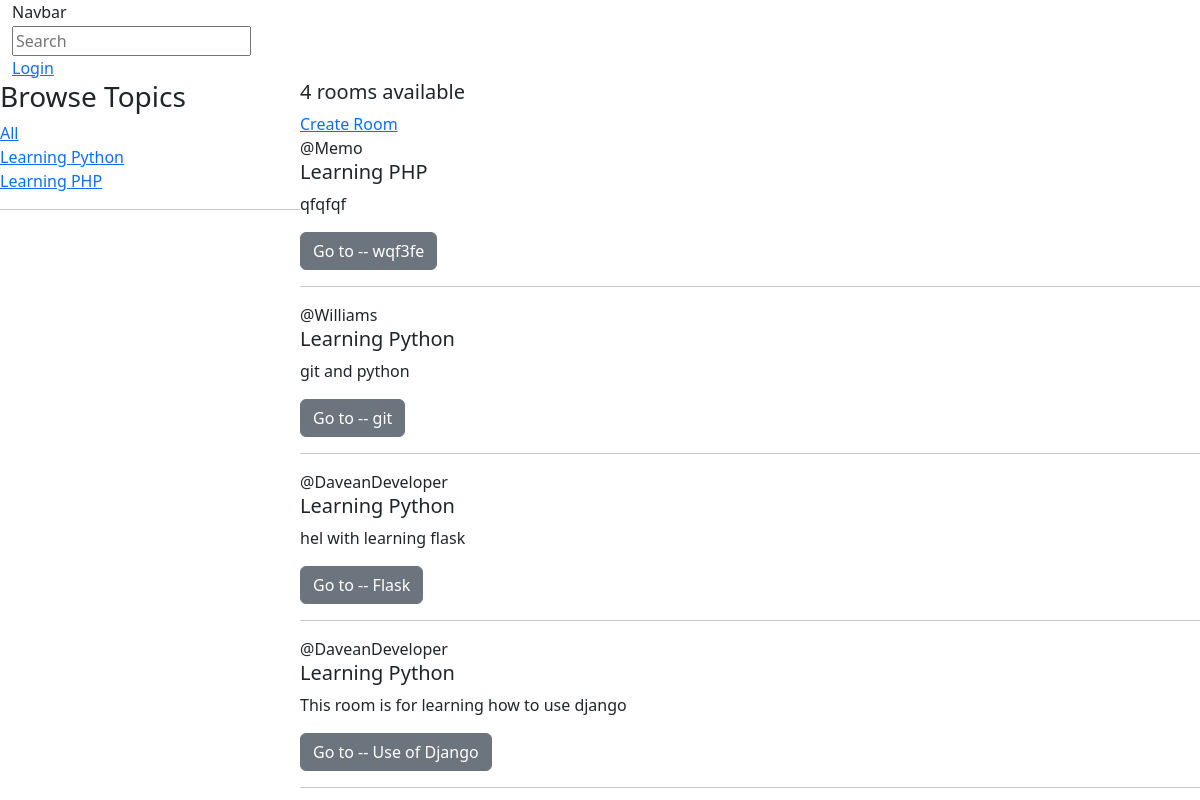
The app's page /, older data.
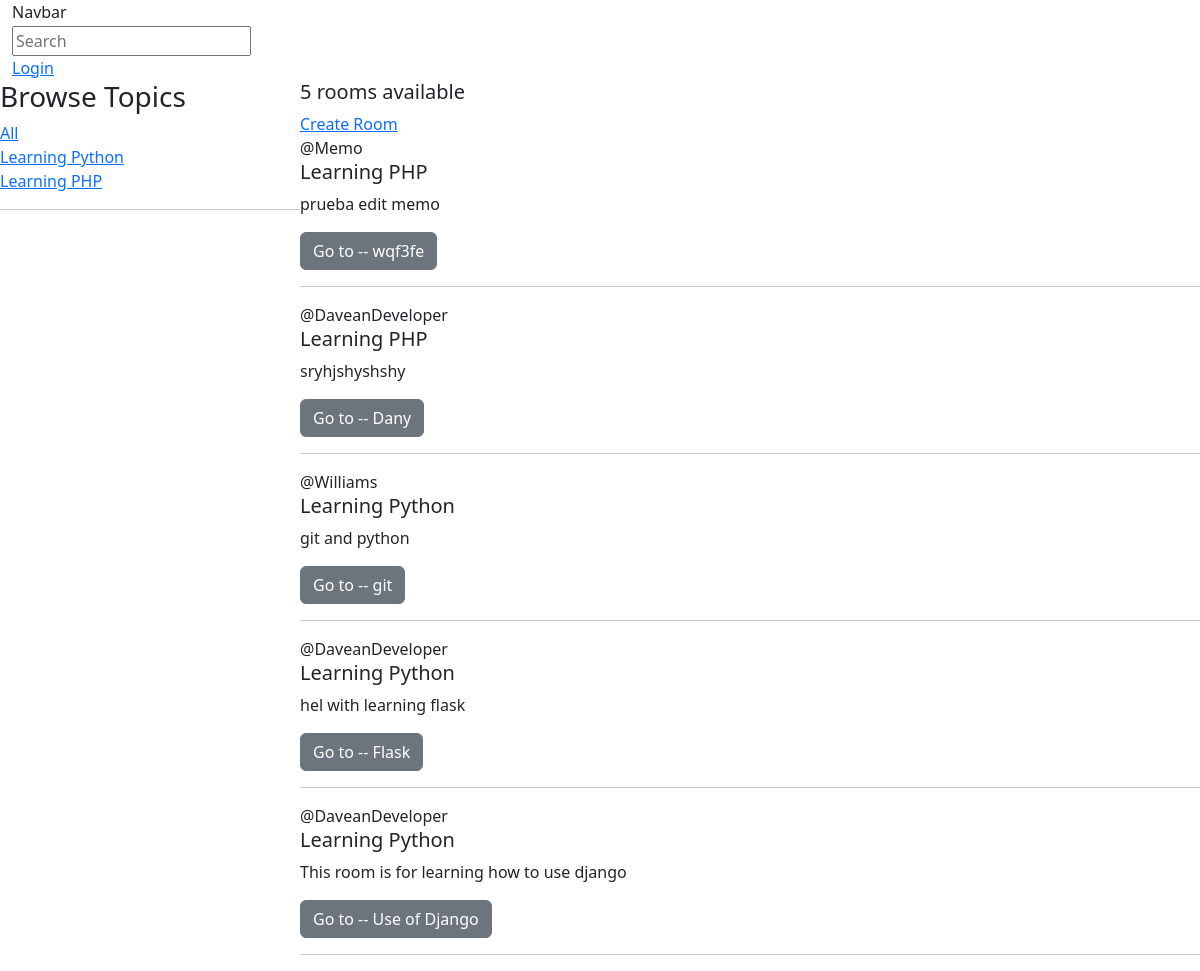
The same page, newer data.
### base/models.py (models this page shows, shortened)
class Topic(models.Model):
    name = models.CharField(max_length=200)
    def __str__(self):
        return self.name

class Room(models.Model):
    host = models.ForeignKey(User, on_delete=models.SET_NULL, null=True)
    topic = models.ForeignKey(Topic, on_delete=models.SET_NULL, null=True)
    name = models.CharField(max_length=200)
    description = models.TextField(null=True, blank=True)
    updated = models.DateTimeField(auto_now=True)
    created = models.DateTimeField(auto_now_add=True)
    class Meta:
        ordering = ['-updated', '-created']

### base/views.py (the view)
# urls.py: path('', views.home, name='home'),
def home(request):
    query = request.GET.get('query') if request.GET.get('query') != None else ''
    rooms = Room.objects.filter(
        Q(host__username__icontains=query) |
        Q(topic__name__icontains=query) |
        Q(name__icontains=query) |
        Q(description__icontains=query)
        )
    room_count = rooms.count()
    topics = Topic.objects.all()
    context = {'rooms':rooms, 'topics':topics, 'room_count':room_count}
    return render(request, 'base/home.html', context)

### base/templates/base/home.html (shortened to what this page needs)
{% include 'header.html' %}
{% include 'navbar.html' %}
<div class="home-container">
    <div>
        <h3>Browse Topics</h3>
            <div>
                <a href="{% url 'home' %}">All</a>
            </div>
        {% for topic in topics %}
            <div>
                <a href="{% url 'home' %}?query={{topic.name}}">{{topic.name}}</a>
            </div>
        {% endfor %}
        <hr>
    </div>
    <div>
        <h5>{{room_count}} rooms available</h5>
        <a href="{% url 'create-room' %}">Create Room</a>
        {% for room in rooms %}
            <div>
                @{{room.host.username}}
                <h5>{{room.topic}}</h5>
                <p>{{room.description}}</p>
                <a href="{% url 'room' room.id %}" class="btn btn-secondary">Go to -- {{room.name}}</a>
                <hr>
            </div>
        {% endfor %}
    </div>
</div>
{% include 'footer.html' %}

Row changes from the older to the newer data that the page shows:
changed Room "wqf3fe": description "qfqfqf" → "prueba edit memo"
added Room: host.username "DaveanDeveloper", topic "Learning PHP", description "sryhjshyshshy", name "Dany"
Text that changed along with them:
{{ room_count }}: "4" → "5"
